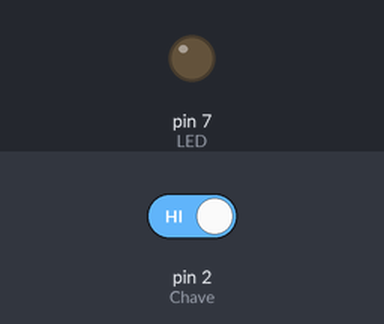
Bench run of a sketch on a simulated Arduino Uno, built with avr-gcc and run on an emulated ATmega328P. On the bench: output pins drawn as LEDs (lit = HIGH). The test bench sets the inputs (shaded band); at power-on: pin 2 (Chave) HIGH.

Above: at 1.2 s.
1.3 s: pin 2 (Chave) driven LOW
At 2.5 s:
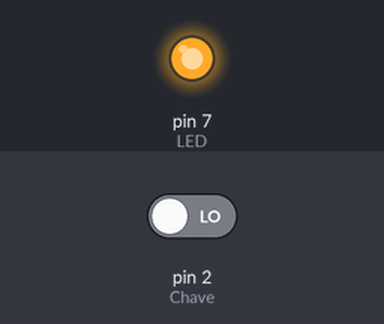
2.8 s: pin 2 (Chave) driven HIGH
At 3.9 s:
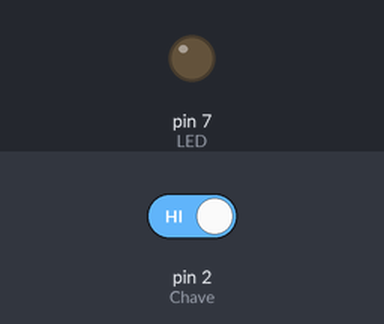
Timing chart, 0 to 5.8 s (numbered marks = the images above; inputs shaded):
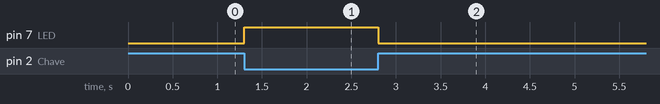

Measured:
- after the input at 1.3 s, pin 7 (LED): LOW → HIGH at once
- after the input at 2.8 s, pin 7 (LED): HIGH → LOW at once

The sketch:

led-button.ino
```cpp
#define LED 7
#define Chave 2

void setup()
{
  pinMode(LED, OUTPUT);
  pinMode(Chave, INPUT);

}

void loop()
{
  if(digitalRead(Chave)==0){
  	digitalWrite(LED, HIGH);
  } else{
  	digitalWrite(LED, LOW);
  }

}
```

distance-sensor.cpp
```cpp
// C++ code
//
int distancia = 0;

long readUltrasonicDistance(int triggerPin, int echoPin)
{
  pinMode(triggerPin, OUTPUT);  // Clear the trigger
  digitalWrite(triggerPin, LOW);
  delayMicroseconds(2);
  // Sets the trigger pin to HIGH state for 10 microseconds
  digitalWrite(triggerPin, HIGH);
  delayMicroseconds(10);
  digitalWrite(triggerPin, LOW);
  pinMode(echoPin, INPUT);
  // Reads the echo pin, and returns the sound wave travel time in microseconds
  return pulseIn(echoPin, HIGH);
}

void setup()
{
  pinMode(13, OUTPUT);
  pinMode(10, OUTPUT);
}

void loop()
{
  distancia = 0.01723 * readUltrasonicDistance(8, 8);
  if (distancia <= 50) {
    digitalWrite(13, HIGH);
    digitalWrite(10, LOW);
  } else {
    digitalWrite(13, LOW);
    digitalWrite(10, HIGH);
  }
  delay(10); // Delay a little bit to improve simulation performance
}
```
